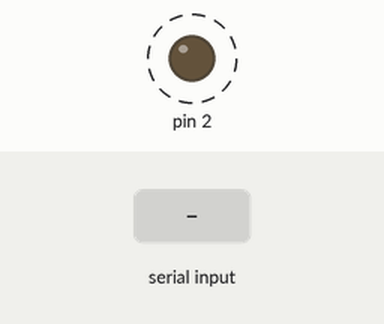
Recording of a sketch running on a simulated Arduino Uno, built with avr-gcc and run on an emulated ATmega328P. On the bench: output pins drawn as LEDs (lit = HIGH). Dashed ring = blinking. The inputs (shaded band) are chosen by the test bench. What the sketch prints to the serial monitor is not drawn.

Above: at 1.2 s.
1.3 s: byte 30 received over Serial
Timing chart, 0 to 10.3 s (numbered marks = the images above; inputs shaded):
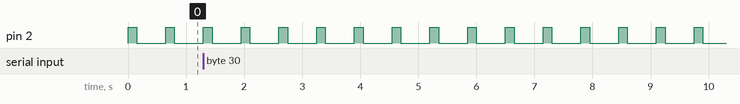

Measured:
- by itself, pin 2: alternates HIGH for 0.15 s and LOW for 0.50 s

The sketch:

serial.ino
```cpp
void setup() {
  // put your setup code here, to run once:
Serial.begin(19200); // Default connection rate for my BT module
 pinMode(2,OUTPUT);

}


void loop() {
  // put your main code here, to run repeatedly:
  byte  state;
   digitalWrite(2,HIGH);
  delay(150);
  digitalWrite(2,LOW);


  if(Serial.available() > 0){

      state = Serial.read();
      Serial.print("The number of output pulses is: ");
      Serial.println(int(state));
      }
        delay(500);

}
```
